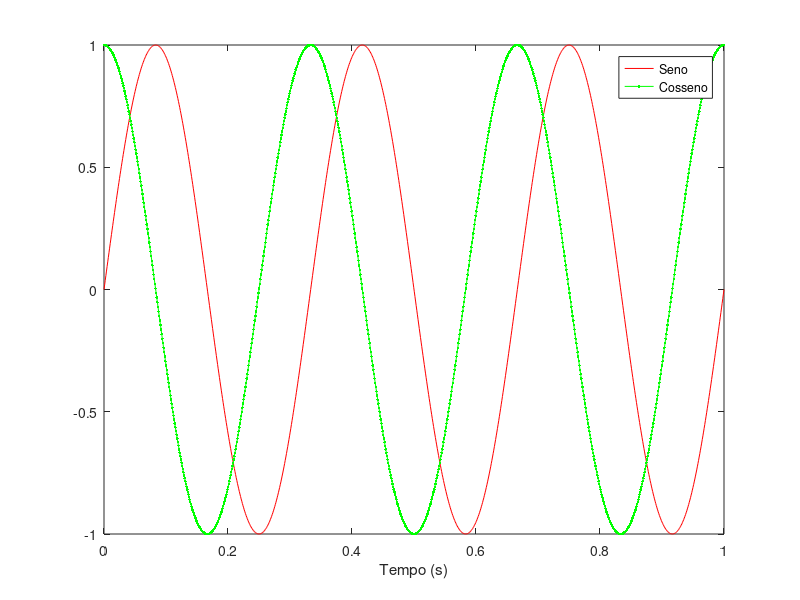

This chart was generated by the following MATLAB code:
%vetor tempo com 1 segundo e 1000 amostras
tempo = linspace(0, 1, 1000);

%seno com 3Hz
seno = sin(2 * pi * tempo * 3);
%cosseno com 3Hz
cosseno = cos(2 * pi * tempo * 3);

figure;
plot(tempo, seno, 'r'); %'r' faz plotar em vermelho

%Plot na mesma figura
%sem sobrepor
hold on

plot(tempo, cosseno, 'g.-')  %--'g' faz plotar em verde
xlabel('Tempo (s)')

%Ajusta o limite do eixo x
%xlim([-2 2])

%Ajuste o limite do eixo y
%ylim([-3 3])

%Nao pode esquecer!!

legend('Seno', 'Cosseno')
hold off
